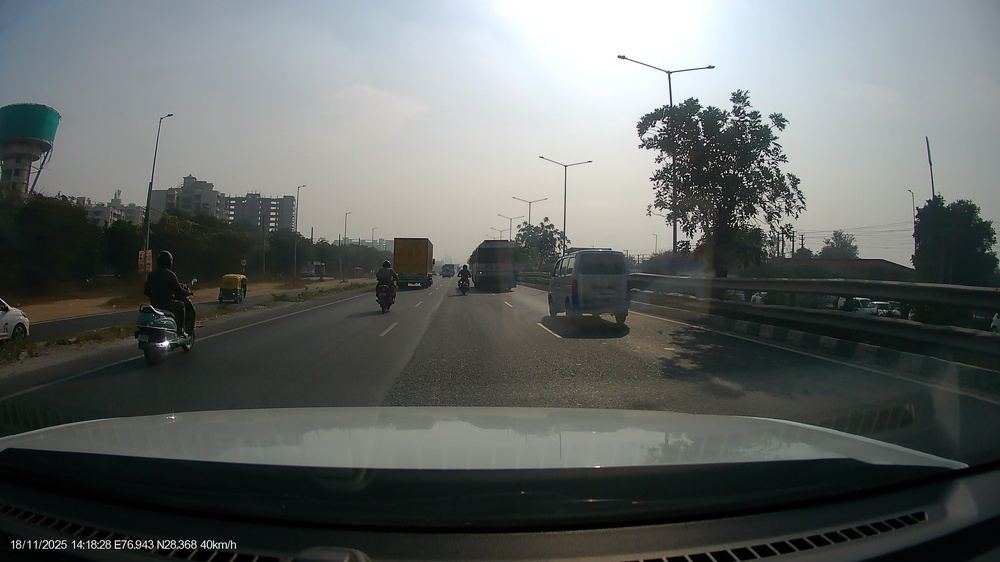
#> input picture c1_python_fundamentals/sample_data/images/img1.jpeg, 1000 x 562 px, shrunk from 3840 x 2160 before the run; its folder holds only this picture in this run
$ python image_processor.py
#> lines starting #> are read from the running program, lines starting #| are printed output that depends on the picture
import os
import cv2
import numpy as np

def rotate_image_90(image):
    n = len(image)

    for i in range(n):
        for j in range(i + 1, n):
            image[i][j], image[j][i] = image[j][i], image[i][j]

    for i in range(n):
        image[i].reverse()
#> further down, image is the input picture: shape (562, 1000, 3); mean B, G, R 101.1, 103.2, 98.8


matrix = [
    [1, 2, 3],
    [4, 5, 6],
    [7, 8, 9]
]

rotate_image_90(matrix)
print("Rotated matrix:")
print(matrix)

def manual_rgb_to_grayscale(image):
    blue = image[:, :, 0]
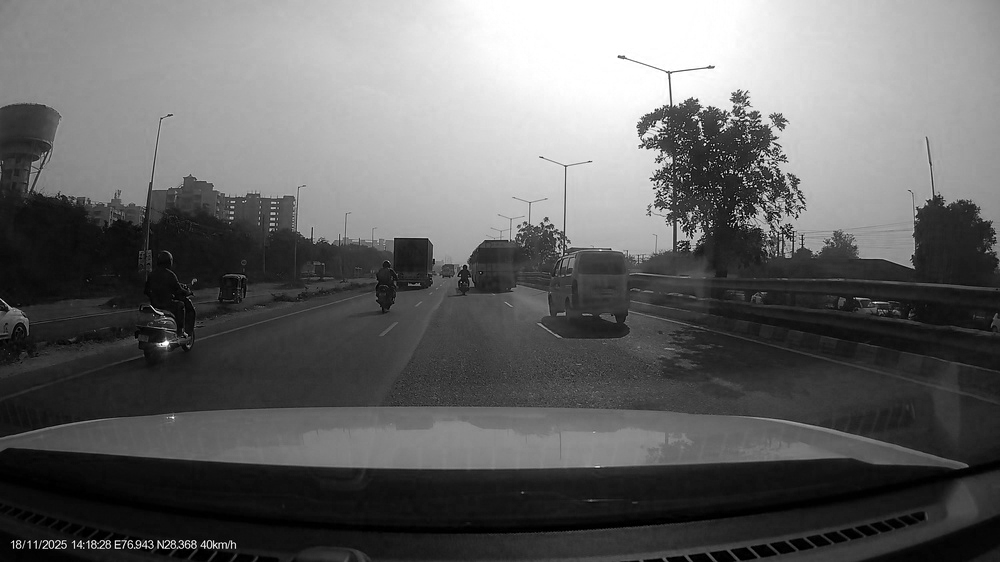
#> blue: shape (562, 1000); min 0, max 255, mean 101.1
    green = image[:, :, 1]
    red = image[:, :, 2]
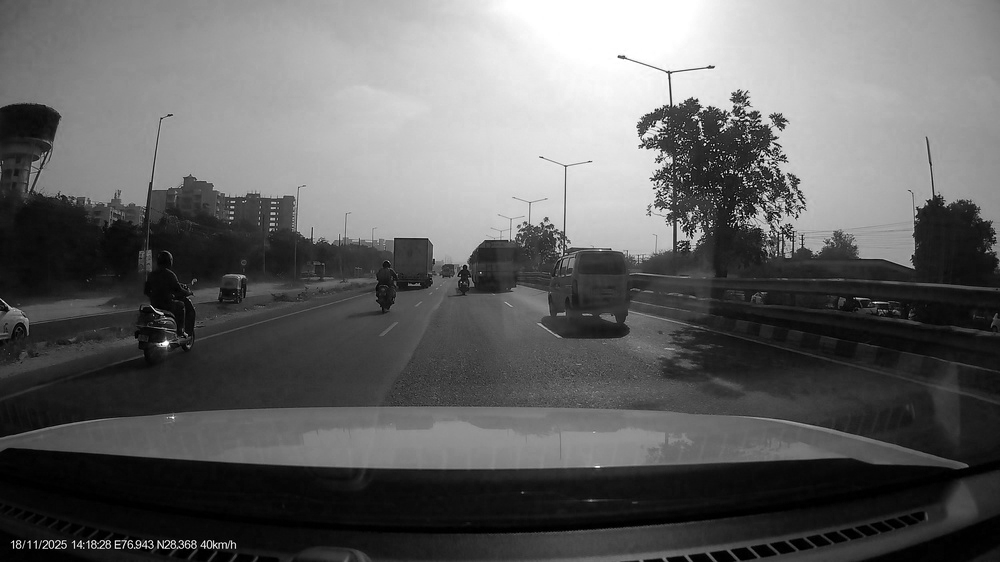
#> red: shape (562, 1000); min 0, max 255, mean 98.8

    gray = 0.299 * red + 0.587 * green + 0.114 * blue
    return gray.astype(np.uint8)


def apply_custom_kernel(image, kernel):
    pad_h = kernel.shape[0] // 2
    pad_w = kernel.shape[1] // 2

    padded = np.pad(image, ((pad_h, pad_h), (pad_w, pad_w)), mode="constant")
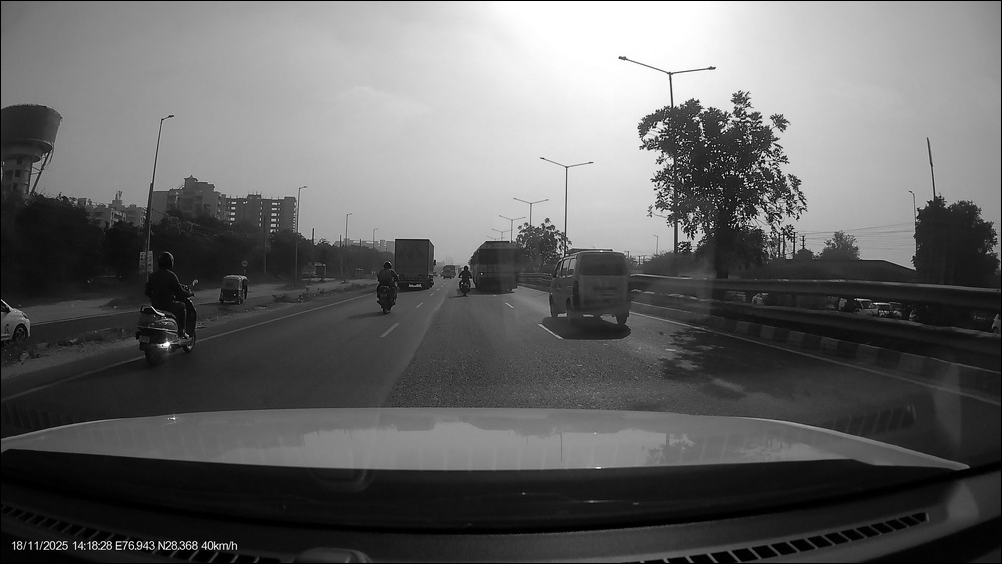
#> padded: shape (564, 1002); min 0, max 255, mean 100.6
    output = np.zeros_like(image)

    for i in range(image.shape[0]):
        for j in range(image.shape[1]):
            roi = padded[i:i + kernel.shape[0], j:j + kernel.shape[1]]
            output[i, j] = np.sum(roi * kernel)
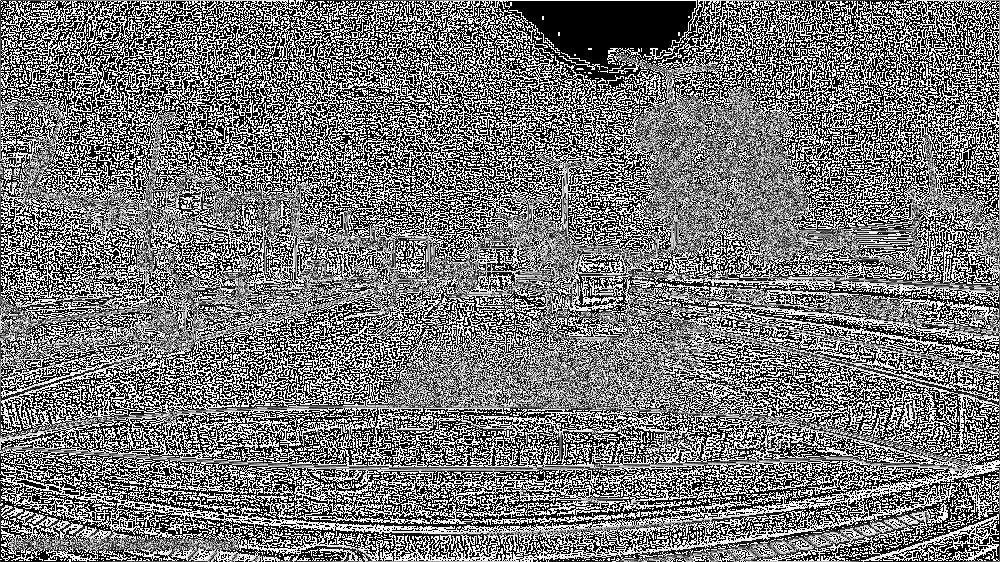
#> output: shape (562, 1000); min 0, max 255, mean 118.9

    return np.clip(output, 0, 255).astype(np.uint8)


def create_image_pyramid(image, levels=4):
#> called with levels = 4
    pyramid = [image]
    current = image

    for _ in range(1, levels):
        h, w = current.shape[:2]
        current = cv2.resize(current, (w // 2, h // 2))
        pyramid.append(current)
#> this loop made 3 passes
#> pass 2, in create_image_pyramid, `current = cv2.resize(current, (w // 2, h // 2))`:
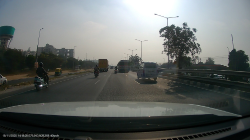
#> current: shape (140, 250, 3); mean B, G, R 101.1, 103.2, 98.8
#> pass 3, in create_image_pyramid, `current = cv2.resize(current, (w // 2, h // 2))`:
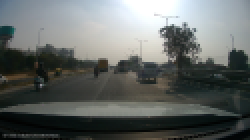
#> current: shape (70, 125, 3) (shown 2 times larger); mean B, G, R 101.2, 103.3, 98.9
#> after the loop, pyramid = 4 items

    return pyramid

IMAGE_DIR = "sample_data/images"
OUTPUT_DIR = "test_outputs"

os.makedirs(OUTPUT_DIR, exist_ok=True)

edge_kernel = np.array([
    [-1, -1, -1],
    [-1,  8, -1],
    [-1, -1, -1]
])

for img_name in os.listdir(IMAGE_DIR):
    if not img_name.lower().endswith((".jpg", ".jpeg", ".png")):
        continue

    img_path = os.path.join(IMAGE_DIR, img_name)
    image = cv2.imread(img_path)

    if image is None:
        print(f"Skipping {img_name}")
        continue

    base = os.path.splitext(img_name)[0]

    # Grayscale
    gray = manual_rgb_to_grayscale(image)
    cv2.imwrite(
        os.path.join(OUTPUT_DIR, f"{base}_gray.jpg"),
        gray
    )

    # Edge detection
    edges = apply_custom_kernel(gray, edge_kernel)
    cv2.imwrite(
        os.path.join(OUTPUT_DIR, f"{base}_edges.jpg"),
        edges
    )

    # Image pyramid
    pyramid = create_image_pyramid(image)
#> pyramid = 4 items
    for i, p in enumerate(pyramid):
        cv2.imwrite(
            os.path.join(OUTPUT_DIR, f"{base}_pyramid_{i}.jpg"),
            p
        )
#> this loop made 4 passes

    print(f"Processed -> {img_name}")

def visualize_segmentation_mask_v2(mask, num_classes):
    np.random.seed(42)

    colors = np.random.randint(0, 255, (num_classes, 3), dtype=np.uint8)
    colors[0] = [0, 0, 0]

    return colors[mask]


mask = np.zeros((256, 256), dtype=np.uint8)
mask[40:140, 40:140] = 1
mask[120:220, 120:220] = 2

color_mask = visualize_segmentation_mask_v2(mask, num_classes=3)
cv2.imwrite("segmentation_visualization_v2.png", color_mask)
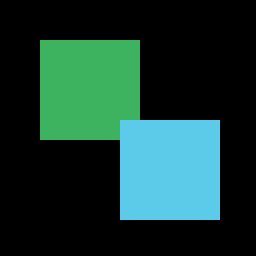
#> saved as segmentation_visualization_v2.png: shape (256, 256, 3); mean B, G, R 49.6, 57.2, 23

$ run again, on c1_python_fundamentals/sample_data/images/img5.jpeg
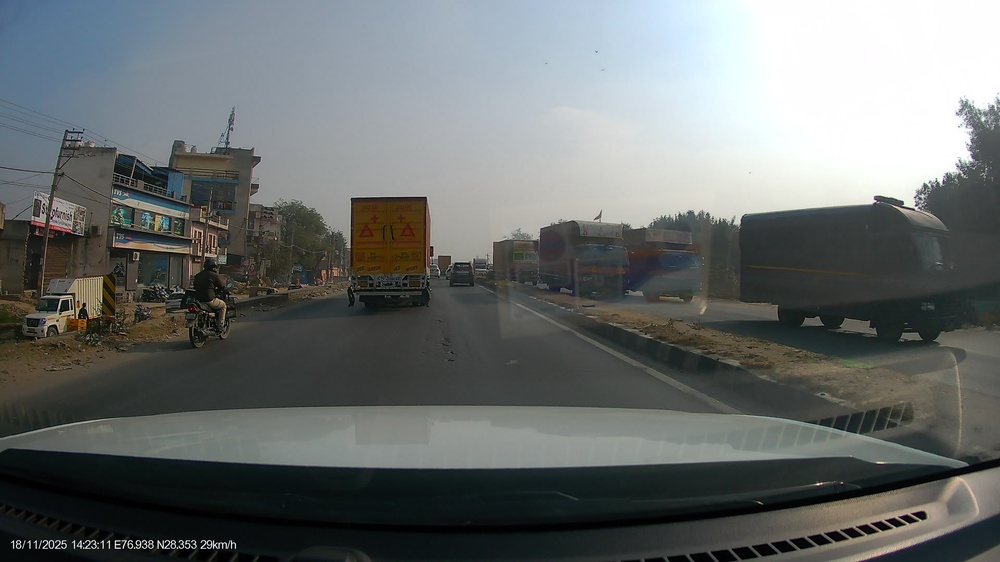
#> input picture c1_python_fundamentals/sample_data/images/img5.jpeg, 1000 x 562 px, shrunk from 3840 x 2160 before the run
#> image is the input picture: shape (562, 1000, 3); mean B, G, R 109.4, 110.2, 106
#> after the loop in apply_custom_kernel, `for i in range(image.shape[0]):`:
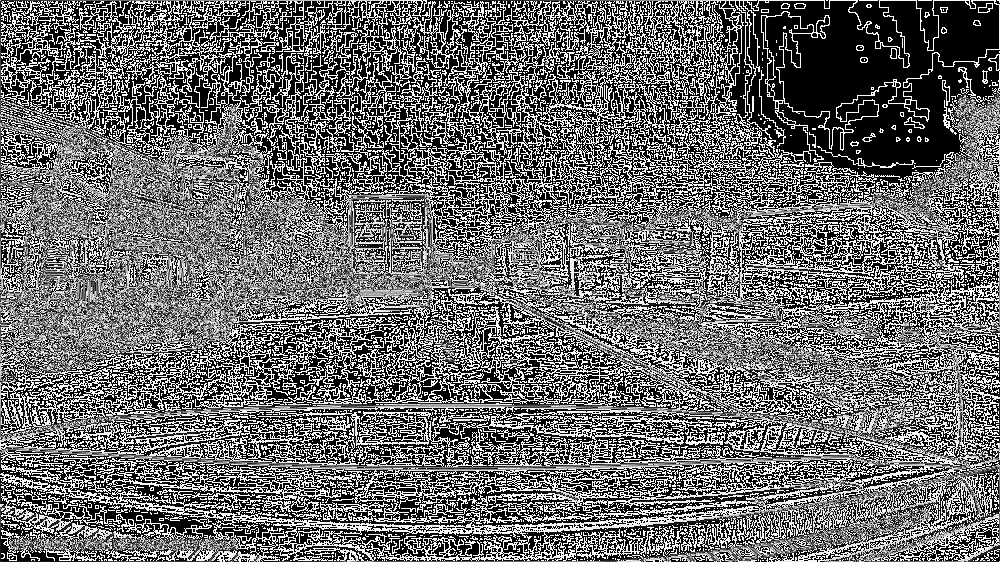
#> output: shape (562, 1000); min 0, max 255, mean 108.3
#> the loop in create_image_pyramid, `for _ in range(1, levels):` made 3 passes
#> pass 3, in create_image_pyramid, `current = cv2.resize(current, (w // 2, h // 2))`:
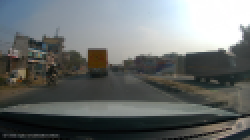
#> current: shape (70, 125, 3) (shown 2 times larger); mean B, G, R 109.5, 110.3, 106.1
#> after the loop in create_image_pyramid, `for _ in range(1, levels):`: pyramid = 4 items
#> the loop `for i, p in enumerate(pyramid):` made 4 passes

$ run again, on c1_python_fundamentals/sample_data/images/img2.jpeg
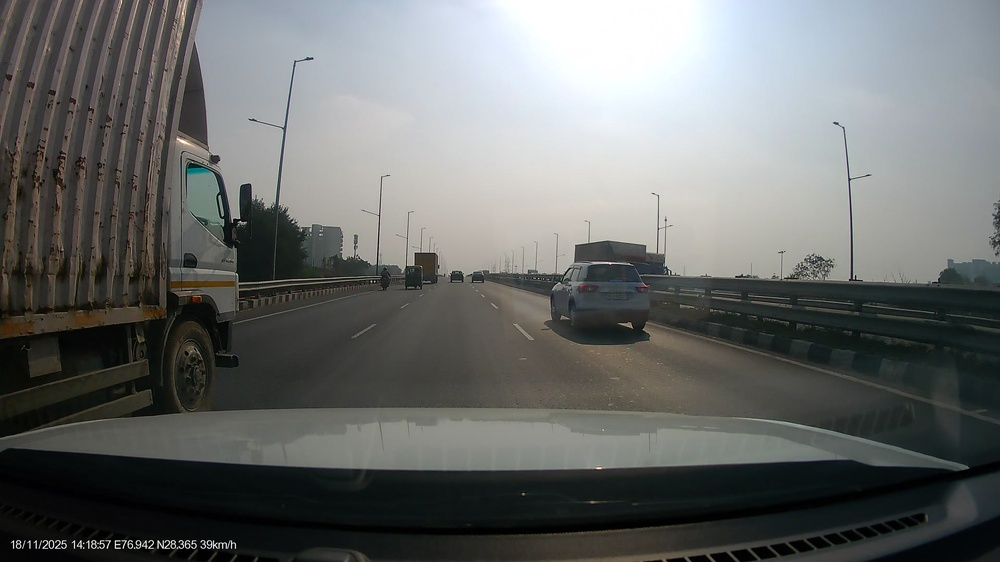
#> input picture c1_python_fundamentals/sample_data/images/img2.jpeg, 1000 x 562 px, shrunk from 3840 x 2160 before the run
#> image is the input picture: shape (562, 1000, 3); mean B, G, R 106.3, 107.7, 105.5
#> after the loop in apply_custom_kernel, `for i in range(image.shape[0]):`:
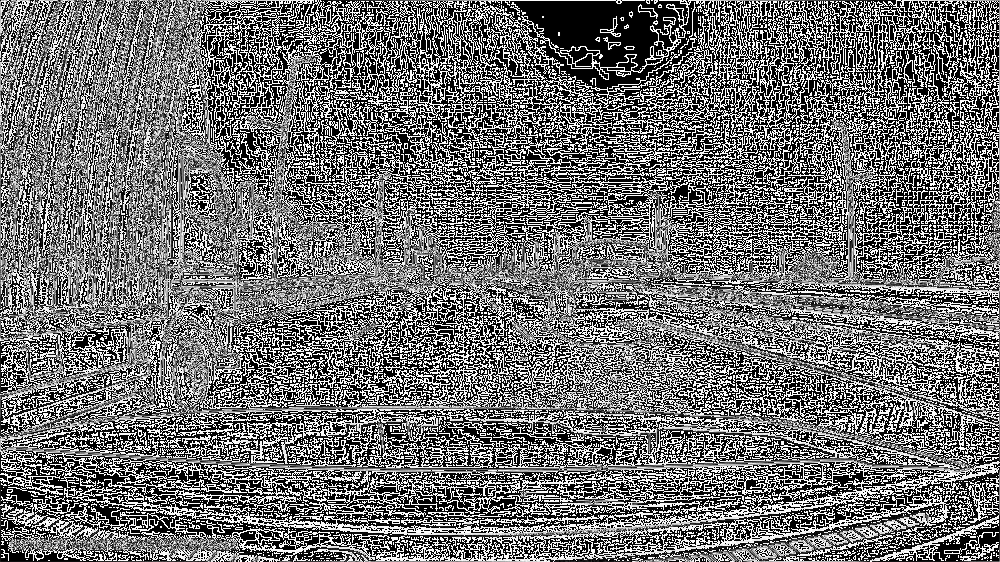
#> output: shape (562, 1000); min 0, max 255, mean 113.1
#> the loop in create_image_pyramid, `for _ in range(1, levels):` made 3 passes
#> pass 3, in create_image_pyramid, `current = cv2.resize(current, (w // 2, h // 2))`:
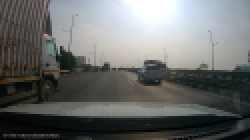
#> current: shape (70, 125, 3) (shown 2 times larger); mean B, G, R 106.5, 107.9, 105.6
#> after the loop in create_image_pyramid, `for _ in range(1, levels):`: pyramid = 4 items
#> the loop `for i, p in enumerate(pyramid):` made 4 passes

$ run again, on c1_python_fundamentals/sample_data/images/img3.jpeg
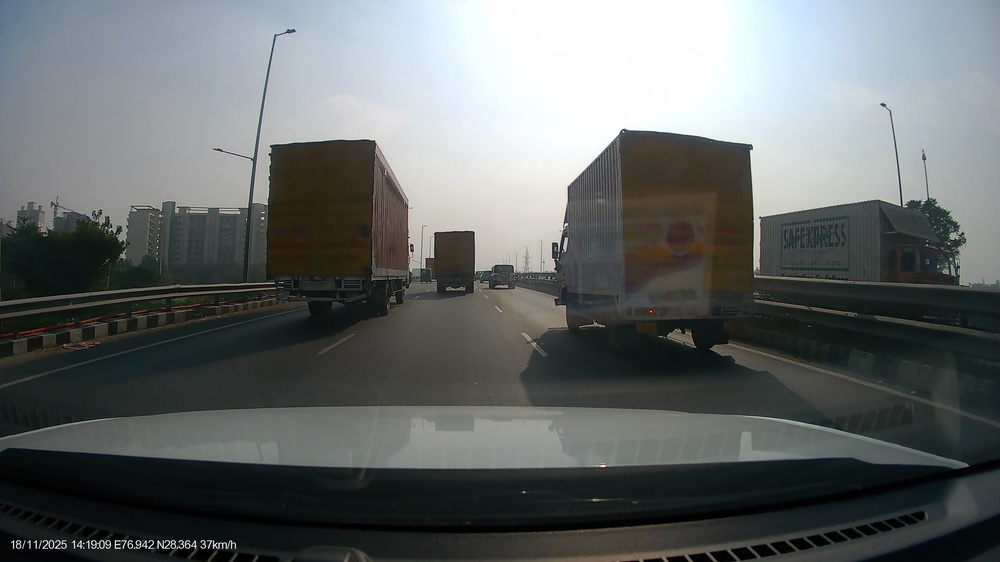
#> input picture c1_python_fundamentals/sample_data/images/img3.jpeg, 1000 x 562 px, shrunk from 3840 x 2160 before the run
#> image is the input picture: shape (562, 1000, 3); mean B, G, R 105.2, 105.8, 101.3
#> the loop in create_image_pyramid, `for _ in range(1, levels):` made 3 passes
#> pass 3, in create_image_pyramid, `current = cv2.resize(current, (w // 2, h // 2))`:
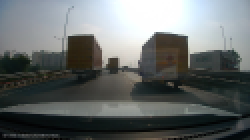
#> current: shape (70, 125, 3) (shown 2 times larger); mean B, G, R 105.4, 106, 101.4
#> after the loop in create_image_pyramid, `for _ in range(1, levels):`: pyramid = 4 items
#> the loop `for i, p in enumerate(pyramid):` made 4 passes
